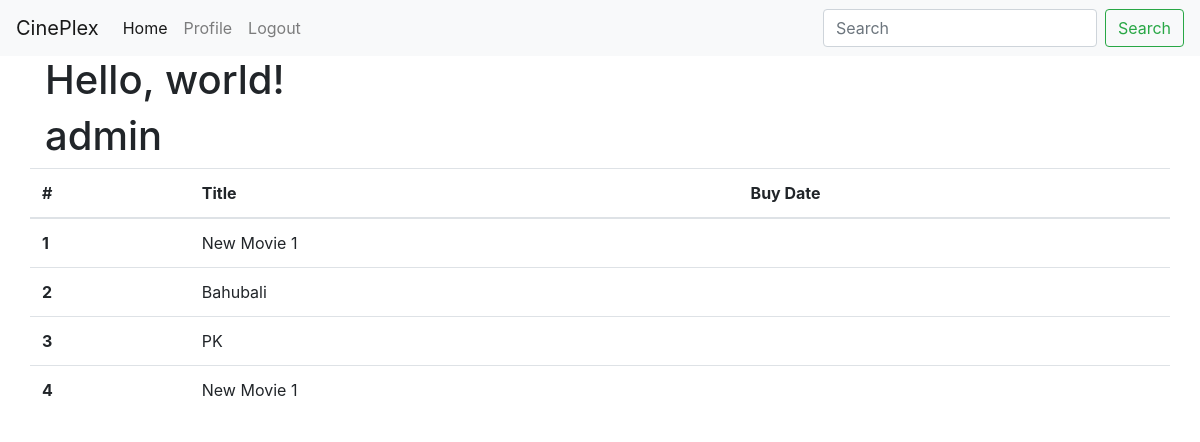
The page /user/profile/ (signed in) on the database its author committed.
### cineplex_user/models.py (models this page shows, shortened)
class Buy(models.Model):
    user = models.ForeignKey(User, on_delete=models.CASCADE)
    m_id = models.ForeignKey(Movie, on_delete=models.CASCADE,)

class Movie(models.Model):
    title = models.CharField(max_length=100)
    descrip = models.TextField()
    imdb_rate = models.DecimalField(max_digits=4,decimal_places=2)
    date = models.DateField() # launch date...
    tic_no = models.IntegerField() #No of tickets left..
    threater = models.CharField(max_length=100,default="Alka Threater")
    def __str__(self):
        return self.title

### cineplex_user/views.py (the view)
# urls.py: path('profile/',views.profile,name='user-profile'),
@login_required
def profile(request):
    context = {
        "buys":Buy.objects.all()
    }
    return render(request, 'cineplex_user/profile.html',context)

### cineplex_user/templates/cineplex_user/profile.html (shortened to what this page needs)
{% extends "cineplex_user/base.html" %}
{% block content %}
<h1>{{ user.username }}</h1>
<div class="row">
    <table class="table">
        <thead>
          <tr>
            <th scope="col">#</th>
            <th scope="col">Title</th>
            <th scope="col">Buy Date</th>
          </tr>
        </thead>
        <tbody>
            {% for b in buys%}
                <tr>
                <th scope="row">{{ b.id }}</th>
                <td>{{ b.m_id }}</td>
                <td>{{ b.date }}</td>
                </tr>
            {% endfor %}
        </tbody>
      </table>
{% endblock content %}

### rows shown on the page
Buy: id "1", m_id "New Movie 1"
Buy: id "2", m_id "Bahubali"
Buy: id "3", m_id "PK"
Buy: id "4", m_id "New Movie 1"

### other values the page prints
{{ user.username }} "admin"
